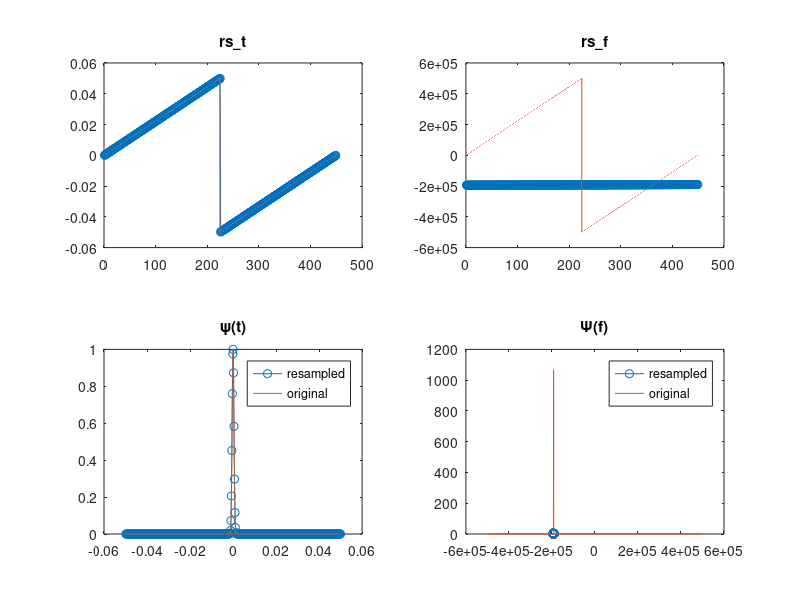
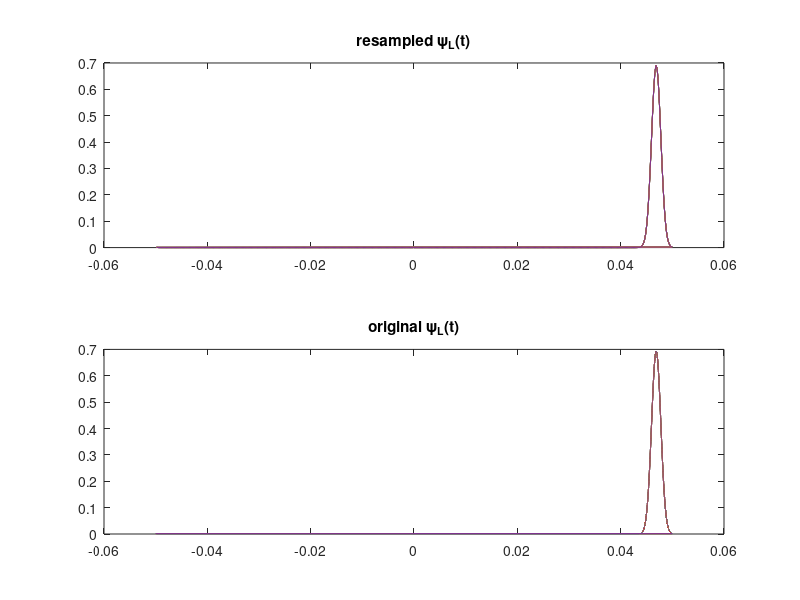
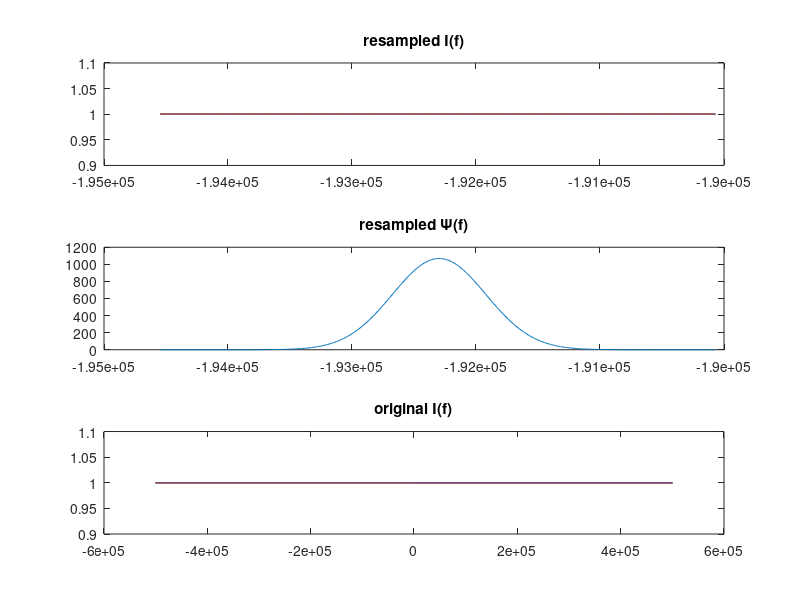

Recreate these plots in MATLAB, in order. (Note: this script raises an error after producing the figures.)
clear all
% close all

% ATTENTION: use (nano) SI units throughout this code
C = 3e+08;  % nm/ns, speed of light

%% Parameters

% Time and frequency vectors 
dt  = 1e-06;        % ns; always leave this as 1e-XX, or there will be problem when resampling.
T   = 1e-01;        % ns
t   = -T/2:dt:T/2;	% ns
N   = length(t);
Fs  = 1/dt;         % GHz
df  = Fs/N;         % GHz
f   = (0:N-1)*df;	% GHz
f   = f-mean(f);

% Photon gaussian wavefunction
% gaussian with quadratic phase profile (which can be pretty much any... this is controllable)
par_wf.a   = 0.1;               % chirp coeficient (no units)
par_wf.lam0    = 1560e-00;      % nm
par_wf.sig_wl  = 3e-00;         % nm

par_wf.f0  = C/par_wf.lam0;     % GHz
par_wf.sig_f   = par_wf.sig_wl*C/par_wf.lam0^2;     % GHz
par_wf.sig_t   = 1/(2*pi*par_wf.sig_f);             % ns

% Interference filter
par_if.R    = 0.99;          % reflectance
par_if.T    = 0.01;          % transmisttance
par_if.dr   = 0;             % phase gain at reflection (radians)
par_if.dt   = 0;             % phase gain at transmission (radians)
par_if.n    = 1.45;          % refraction index
par_if.d    = 6.5e+03;       % nm; distance between interfaces
par_if.thetas  = [0:1:10]*pi/180.0;             % in radians
par_if.F    = 4*par_if.R/( 1-par_if.R )^2;      % finesse

% Propagation through fiber
par_prop.L  = 100;     % m
par_prop.Dl = 18e-06;   % s/m^2
par_prop.Dv = -par_wf.lam0^2/(2*pi*C)*par_prop.Dl;
par_prop.v  = 1.5e+08;


% Detection
% par_detec.timeres       = 1.115e-03;	%ns; estimated in the script detec_timeres; make equal to dt if resampling unwanted
par_detec.timeres       = 1.115e-03/5;	%ns; estimated in the script detec_timeres; make equal to dt if resampling unwanted
par_detec.flag_noise	= 0;            % 0: no noise; 1: only jitter; 2: only poissonian; 3: jitter and poissonian
par_detec.av_counts     = 1e+04;
par_detec.jitter        = 5e-03;       %ns



% Ptychography algorithm parameters
par_ptycho.init_est_method  = 'random';
par_ptycho.cycling_method   = 'random';  %'random', 'linear' 
par_ptycho.stp_crit     = 'npty';        %'rel-change', 'npty'
par_ptycho.dthresh      = 1e-02;         % either the rel change threshold or the number of ptycho. iterations
par_ptycho.npty_max     = 1000;
par_ptycho.n_rerand     = 100;          
par_ptycho.beta     = 0.5;               % step size/correction multiplier
par_ptycho.delta    = 0.05;              % Wiener filter/rPIE parameter
par_ptycho.Nmasks   = length(par_if.thetas);    % number of spectral masks to be used

par_ptycho.mom_mode     = 'nesterov';    %'none','classic','nesterov'
par_ptycho.mom_T    = 30;                % number of iterations to gather when using momentum
par_ptycho.eta      = 0.9;               % momentum 'friction' (or better yet, '1-friction')

par_ptycho.frft_a   = 2*atan(4*pi^2*par_prop.Dv*par_prop.L/(par_detec.timeres^2))/pi; %FIX: change dt to detection dt




%% Generate photon initial state
psi = exp(-t.^2/(2*par_wf.sig_t^2) ).*exp(-1i*2*pi*par_wf.f0.*t).*...
       exp(1i*par_wf.a*t.^2/par_wf.sig_t^2 );
% psi = exp(-t.^2/(2*par_wf.sig_t^2) ).*exp(1i*par_wf.a*t.^2/par_wf.sig_t^2 );
psi = fftshift(psi);
t   = fftshift(t);
f   = fftshift(f);
Psi = fft(psi);


%% Generate spectral masks
I = zeros(length(par_if.thetas),N);
I = ones(size(I)); % for debugging purposes...
for s=1:length(par_if.thetas)
    delta 	= par_if.dr + pi*f*par_if.n*par_if.d*cos( par_if.thetas(s) )/C;
%     I(s,:)  = par_if.T^2/( (1-par_if.R)^2 ) * 1./( 1+par_if.F*(sin( delta )).^2 );    %intensity mask...
%     I(s,:)  = par_if.T*exp(1i*2*par_if.dt)./( 1 - par_if.R*exp(1i*2*par_if.dr)*exp(1i*delta) );
end



%% Propagate filtered wavefunctions
Psi_filt    = zeros(length(par_if.thetas),N);
Psi_L       = zeros(length(par_if.thetas),N);
psi_L       = zeros(length(par_if.thetas),N);
for s=1:length(par_if.thetas)
    Psi_filt(s,:)   = I(s,:).*Psi;
    %[Psi_L(s,:),H]  = fiberprop(par_wf.lam0,t,Psi_filt(s,:),par_prop.L,par_prop.Dv,par_prop.v,1);
    
    %f0  = C/par_wf.lamb0;
    f0  = 0;
    td  = par_prop.L/par_prop.v;
    b   = par_prop.Dv*par_prop.L/pi;
    %H   = atten*exp(-1i*( 2*pi*td*(f-f0) + pi^2*b*(f-f0) ));
    H   = exp(-1i*( pi^2*b*(f-f0).^2 ));
    Psi_L(s,:)  = Psi_filt(s,:).*H;
    psi_L(s,:)  = ifft(Psi_L(s,:));
end




%% Generate measurements

% Applying jitter
if(par_detec.flag_noise==1||par_detec.flag_noise==3)
    disp('apply jitter')
end

% Resampling signals at detector resolution
if(par_detec.timeres<dt)
    warning('Detector time resolution is set to smaller than original dt... are you sure about this?')
end

[rsp,rsq]   = rat(dt/par_detec.timeres,1e-08);
if(rsp~=1)
    error('Resampling wont work, rsp is not 1; did you set dt different than 1e-XX?')
end

% rs_psi = psi(1:rsq:end);
rs_t   = t(1:rsq:end);
rs_N   = length(rs_t);
rs_dt  = abs(rs_t(2)-rs_t(1));

par_ptycho.frft_a   = 2*atan(4*pi^2*par_prop.Dv*par_prop.L/(rs_dt^2))/pi %FIX: change dt to detection dt

rs_Fs  = 1/rs_dt;           % GHz
rs_df  = rs_Fs/rs_N;        % GHz
rs_f   = (0:rs_N-1)*rs_df;	% GHz
rs_f   = rs_f-mean(rs_f)-par_wf.f0; % GHz

if( ~issorted(rs_f) || ~issorted(ifftshift(f)) )
    error('Unsorted frequency vector; this will spoil the resampling')
end

foo	= zeros(size(rs_f));
fooo = zeros(size(rs_t));
for s=1:length(foo)
    [~,foo(s)]	= min( (f-rs_f(s)).^2 );
    [~,fooo(s)] = min( (t-rs_t(s)).^2 );
end
% rs_psi = psi(fooo);
% rs_Psi = fft(rs_psi);
% rs_Psi = Psi(fooo);

rs_psi = exp(-rs_t.^2/(2*par_wf.sig_t^2) ).*exp(-1i*2*pi*par_wf.f0.*rs_t).*...
       exp(1i*par_wf.a*rs_t.^2/par_wf.sig_t^2 );
% psi = exp(-t.^2/(2*par_wf.sig_t^2) ).*exp(1i*par_wf.a*t.^2/par_wf.sig_t^2 );
% rs_psi = fftshift(rs_psi);
% t   = fftshift(t);
% f   = fftshift(f);
rs_Psi = fft(ifftshift(rs_psi));

% FIX: get wf/I at the points newly defined in the scales;
for s=1:length(par_if.thetas)
    rs_psi_L(s,:)	= psi_L(s,1:rsq:end);
    rs_I(s,:)	= I(s,foo);
end

% Checking resampling
figure(21)
subplot(2,2,1); plot(1:rs_N,rs_t,'-o',(1:N)*rs_N/N,t); title('rs\_t');
subplot(2,2,2); plot(1:rs_N,rs_f,'-o',(1:N)*rs_N/N,f); title('rs\_f');
subplot(2,2,3); plot(rs_t,abs(rs_psi),'-o',t,abs(psi)); title('\psi(t)'); legend('resampled','original')
subplot(2,2,4); plot(rs_f,abs(rs_Psi),'-o',f,abs(Psi)); title('\Psi(f)'); legend('resampled','original')

figure(22)
subplot(2,1,1); plot(rs_t,abs(rs_psi_L)); title('resampled \psi_{L}(t)');
subplot(2,1,2); plot(t,abs(psi_L)); title('original \psi_{L}(t)');

figure(23)
subplot(3,1,1); plot(rs_f,abs(rs_I)); title('resampled I(f)');
subplot(3,1,2); plot(rs_f,abs(Psi(foo))); title('resampled \Psi(f)');
subplot(3,1,3); plot(f,abs(I)); title('original I(f)');

% Applying poissonian noise
if(par_detec.flag_noise==2||par_detec.flag_noise==3)
    disp('apply poissonian noise')
end



%% Run ptychography
%FIX: implement rerandomization
disp('Starting Ptychography')

% Initial random estimate (smoothed, gaussian complex numbers)
% obj     = (randn(1,rs_N)-0.5)+1i*(randn(1,rs_N)-0.5);
obj = rs_psi;           % sanity test
obj_ini	= obj;          % saving initial estimate, just for checking purposes...
% obj = smooth(obj,10).';


A	= sqrt(sum( abs(psi).^2 ));
A_obj   = sqrt(sum( abs(obj).^2 ));
obj = A*obj/A_obj;      % normalizing initial estimate
Obj = fft(obj);
Obj = rs_Psi;           % sanity test
Obj_ini = Obj;          % saving initial estimate for checking purposes

% Ptychographic engine
[Obj,Ea,Df,Fid,bad_res] =  spectralPIE(par_ptycho,Obj,rs_I,abs(rs_psi_L),rs_Psi);





%% Show results

% Original wavefunctions
figure(1)
subplot(2,1,1); plot(t,abs(psi)); xlabel('t'); ylabel('|\psi(t)|');
subplot(2,1,2); plot(f,abs(Psi)); xlabel('f'); ylabel('|\Psi(f)|');

% Filter transmittances and filtered wavefunction (freq. domain)
figure(2)
subplot(3,1,1); plot(f,abs(Psi)); xlabel('f'); ylabel('|\Psi(f)|');
subplot(3,1,2); plot(f,abs(I)); xlabel('f'); ylabel('|T_e(f)|');
% plot(f,abs(I),f,angle(I))
subplot(3,1,3); plot(f,abs(Psi_filt)); xlabel('f'); ylabel('|\Psi_{\rm filt}|');

% Original and filtered wavefunctions (time and freq. domains)
figure(3)
subplot(3,1,1); plot(t,abs(psi)); xlabel('t'); ylabel('|\psi(t)|');
subplot(3,1,2); plot(t,abs(psi_L)); xlabel('t'); ylabel('|\psi_L(t)|');
subplot(3,1,3); plot(f,abs(Psi_L)); xlabel('f'); ylabel('|\Psi_L(f)|');

% Ptychography performance
figure(4)
subplot(2,2,1); plot(Fid); title('Fid');
subplot(2,2,2); plot(log10(Ea)); title('log10 Ea');
subplot(2,2,3); plot(log10(Df)); title('log10 Df');

% Sanity test
figure(5)
plot(rs_f,abs(Obj_ini),f,abs(Psi)); legend('Obj_ini','\Psi(f)')



%% Old code

% psi = exp(-t.^2/(2*sig_t^2) ).*exp(1i*2*pi*f0.*t).*exp(1i*a*t.^2/sig_t^2 );
% psi = fftshift(psi);
% t   = fftshift(t);
% [psiL] = fiberprop(lam0,t,psi,L,Dv,v,atten)



% from https://en.wikipedia.org/wiki/Wave_packet , section about dispersive solution; I will use x=0
% further

% psi = 1./sqrt(1+1i*2*t).*exp( -(k0*t).^2./(1+4*t.^2) ).*exp( 1i*(k0^2*t)./(4+16*t.^2) );
% psi = ifftshift(psi);
% Psi = fft(psi);

%{
%% Apply filters in the frequency domain, generate ptychographic data
% gaussian: g(x) = 1/sig*sqrt(2pi) exp( -(x-mu)^2/(2*sig^2))

% Making gaussian filters
S = zeros(N,length(psi));
for r=1:N
    S(r,:) = exp( -(f-mu(r)).^2/(2*sig(r)^2) )/(sig(r)*sqrt(2*pi));
end
% S = ifftshift(S,2);

% Applying filters to original spectra
Psi_S = zeros(size(S));
for r=1:N
    Psi_S(r,:) = S(r,:).*Psi;
end

% Fourier plane amplitudes
A_F = abs(Psi_S);

% Intermediate plane amplitudes
% fractional FT: https://www.mathworks.com/matlabcentral/fileexchange/41351-frft-m
frPsi_S = zeros(size(Psi_S));
psi_S = zeros(size(Psi_S));
for r=1:N
    psi_S(r,:) = ifft(Psi_S(r,:));
    frPsi_S(r,:) = frft(Psi_S(r,:),-1+a);
end
A_frF = abs(frPsi_S);




%% Run ptychographic iterative engine

% Initial random estimate (smoothed, gaussian complex numbers)
obj = (randn(size(psi))-0.5)+1i*(randn(size(psi))-0.5);
obj_ini = obj;      %saving initial estimate, just for checking purposes...
% obj = smooth(obj,10).';
% obj(200:800) = 0;   %zeroing part of the estimate that should not have any amp
A = sqrt(sum( abs(psi).^2 ));
A_obj = sqrt(sum( abs(obj).^2 ));
obj = A*obj/A_obj;   %normalizing initial estimate
Obj = fft(obj);

% Ptychographic engine
stp_flag = 0;
Ea = [];
Df = [];
Fid = [];
npty = 0;

switch mom_mode
    case 'none'
        disp('Momentum will not be used');
    case {'classic','nesterov'}
        mom_t = 0;
        v = zeros(1,length(Obj));
        Obj_old = Obj;
    otherwise
        error('Unrecognized momentum mode');
end

while(stp_flag==0)
    % Cycling order
    switch cycling_method
        case 'linear'
            s = 1:N;
        case 'random'
            s = randperm(N);
        otherwise
            error('Unrecognized cycling method')
    end
    
    % Ptychographic iteration:
    % -(we wil begin in the Fourier plane)
    % -apply freq. filter
    % -apply inverse frFT (propagate back to intermediate plane)
    % -correct ampitudes (A_frF)
    % -propagate to Fourier plane (apply forward frFT)
    % -correct estimate (Wiener) -> in the Fourier plane... that's where I know the illumination
    for r=1:N
        G = S(s(r),:).*Obj;
        gfr = frft(G,-1+a).';
        gfr_c = A_frF(s(r),:).*exp(1i*angle(gfr));
        G_c = frft(gfr_c,1-a).';
        
        U = updweight(S(s(r),:),delta);
        Obj_new = Obj + beta*U.*( G_c-G );
    end
    
    % Momentum update
    if(strcmp(mom_mode,'classic')||strcmp(mom_mode,'nesterov'))
        mom_t = mom_t+1;
        if(mom_t==mom_T)
            v = eta*v + Obj_new-Obj_old;
            switch mom_mode
                case 'classic'
                    Obj_new =  Obj_old + v;
                case 'nesterov'
                    Obj_new = Obj_new + eta*v;
            end
            mom_t = 0;
            Obj_old = Obj_new;
        end
    end
   
    % Calculate errors, fidelity, rel. change
    ea = sum( (abs(Obj_new)-abs(Psi)).^2 );
    df = sqrt(sum( abs(Obj_new-Obj).^2 ))/sqrt(sum(abs(Obj).^2));
    fid = abs(Obj_new*Psi')/( sqrt(sum(abs(Obj_new).^2))*sqrt(sum(abs(Psi).^2)) );
    
    Ea = [Ea ea];
    Df = [Df df];
    Fid = [Fid fid];
    
    npty = npty+1;
    Obj = Obj_new;
    
    % Check stop condition
    switch stp_crit
        case 'rel-change'
            if(df<stp_param||npty>=npty_max)
                stp_flag = 1;
            end
        case 'npty'
            if(npty>=stp_param)
                stp_flag = 1;
            end
        otherwise
            error('Unrecognized stop criterion')
    end
    
end

%% Plots, show results

figure(1)
subplot(1,2,1)
plot(t,abs(psi));
subplot(1,2,2)
plot(t,angle(psi))

%}